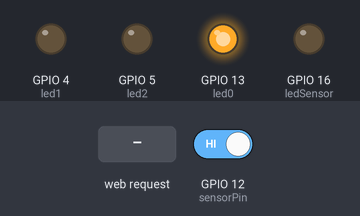
Bench run of a sketch on a simulated ESP8266 (NodeMCU). Shown: output pins drawn as LEDs (lit = HIGH). Inputs (shaded band) come from the test bench; at power-on: GPIO 12 (sensorPin) HIGH. WiFi joins after 1.5 s; servers stay silent unless stated; what the sketch prints to the serial monitor is not drawn.

Above: at 2.7 s.
2.8 s: GPIO 12 (sensorPin) driven LOW
At 3.7 s:
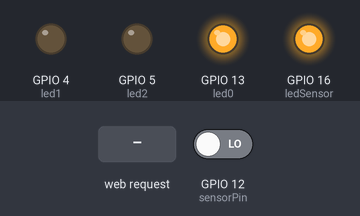
4.3 s: HTTP request GET /socket1On received
At 4.9 s:
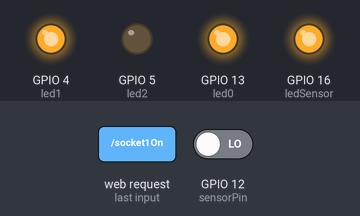
5.8 s: HTTP request GET /socket2On received
At 6.1 s:
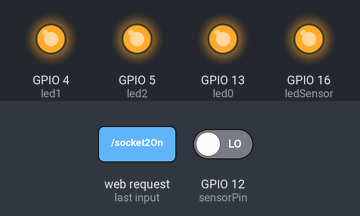
7.3 s: HTTP request GET /socket1Off received
At 8.5 s:
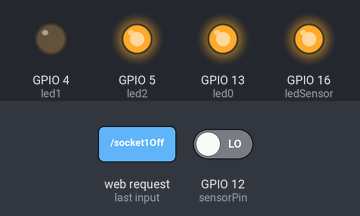
8.8 s: GPIO 12 (sensorPin) driven HIGH
At 9.7 s:
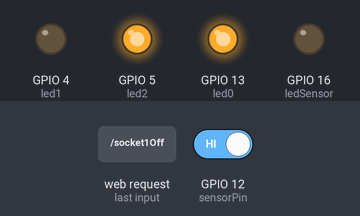
10.3 s: HTTP request GET /socket1On received
At 10.6 s:
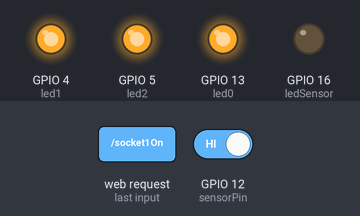
Timing chart, 0 to 12.8 s (numbered marks = the images above; inputs shaded):
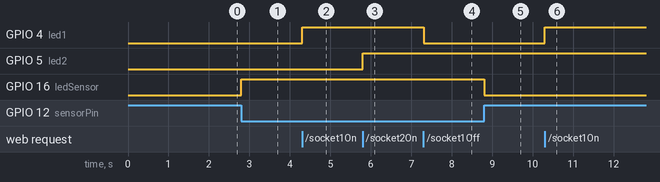

Measured:
- after the input at 2.8 s, GPIO 16 (ledSensor): LOW → HIGH at once
- after the input at 4.3 s, GPIO 4 (led1): LOW → HIGH at once
- after the input at 5.8 s, GPIO 5 (led2): LOW → HIGH at once
- after the input at 7.3 s, GPIO 4 (led1): HIGH → LOW at once
- after the input at 8.8 s, GPIO 16 (ledSensor): HIGH → LOW at once
- after the input at 10.3 s, GPIO 4 (led1): LOW → HIGH at once

The sketch:

Web_Server.ino
```cpp
/*********
 * Coding done by Andy Wong-MYBOTIC
 * Control the LED by using webserver and update the information to webserver
*********/

#include <ESP8266WiFi.h>
#include <WiFiClient.h>
#include <ESP8266WebServer.h>
#include <ESP8266mDNS.h>

MDNSResponder mdns;

// Replace with your network credentials
const char* ssid = "Plaza Net 2.4GHz";
const char* password = "leiaorgana";

ESP8266WebServer server(80);
String webSite="";
String signalLevel="";
int sensorPin=12;
int led0=13;
int led1= 4;
int led2 = 5;
int ledSensor=16;

String dbmToQuality(int dBm){
  int quality = 0;
  if(dBm <= -100)
        quality = 0;
  else if(dBm >= -50)
      quality = 100;
  else
      quality = 2 * (dBm + 100);

  return String(quality) + "%";
}

void setup(void){

  webSite +="<meta http-equiv='refresh' content='3'><title>Web Server</title>\n";
  webSite += "<style>body{ background-color: #cccccc; font-family: Arial, Helvetica, Sans-Serif; Color: #000088; }</style>\n";
  webSite +="<h2 dir=\"rtl\" style=\"text-align: left;\"></h2>\n";
  webSite+="<button onclick='myFunction()'>HOME</button>";
  webSite+="<script>function myFunction() {location.reload();}</script>";
  webSite +="<h1>ESP8266 Web Server</h1><p>LED #1 <a href=\"socket1On\"><button>ON</button></a>&nbsp;<a href=\"socket1Off\"><button>OFF</button></a></p>\n";
  webSite += "<p>LED #2 <a href=\"socket2On\"><button>ON</button></a>&nbsp;<a href=\"socket2Off\"><button>OFF</button></a></p>\n";

  // preparing GPIOs
  pinMode(led0, OUTPUT);
  digitalWrite(led0, LOW);
  pinMode(led1, OUTPUT);
  digitalWrite(led1, LOW);
  pinMode(led2, OUTPUT);
  digitalWrite(led2, LOW);
  pinMode(sensorPin,INPUT);
  pinMode(ledSensor,OUTPUT);

  Serial.begin(115200);
  WiFi.begin(ssid, password);
  Serial.println("");
  // Wait for connection
  while (WiFi.status() != WL_CONNECTED) {
    delay(500);
    Serial.print(".");
  }
  digitalWrite(led0,HIGH);
  Serial.println("");
  Serial.print("Connected to ");
  Serial.println(ssid);
  Serial.print("IP address: ");
  Serial.println(WiFi.localIP());

 if (mdns.begin("esp8266", WiFi.localIP())) {
   Serial.println("MDNS responder started");
  }
    server.on("/", [](){
    String webSiteCopy = webSite;
    signalLevel="";
    signalLevel += "<p><h2>Signal strength: " + dbmToQuality(WiFi.RSSI()) + "</h2></p>\n";
    webSiteCopy+=signalLevel;
    server.send(200, "text/html", webSiteCopy);
    });
  server.on("/socket1On", [](){
    server.send(200, "text/html", "<h1>PUTOOOOOOO</h1>");
    digitalWrite(led1, HIGH);
  });
  server.on("/socket1Off", [](){
    server.send(200, "text/html", webSite);
    digitalWrite(led1, LOW);
  });
  server.on("/socket2On", [](){
    server.send(200, "text/html", webSite);
    digitalWrite(led2, HIGH);
  });
  server.on("/socket2Off", [](){
    server.send(200, "text/html", webSite);
    digitalWrite(led2, LOW);
  });

  server.begin();
  Serial.println("HTTP server started");
}

void loop(void){
  server.handleClient();
  String sentences="<p>Flame is detected!!!</p>";
  if(WiFi.status() != WL_CONNECTED)
  {
    digitalWrite(led0, LOW);
    Serial.println("");
    Serial.print("Wifi is disconnected!");
    Serial.println("");
    Serial.print("Reconnecting");
    Serial.println("");
    //WiFi.begin(ssid,password);

    while (WiFi.status() != WL_CONNECTED) {
    delay(500);
    Serial.print(".");
    }
    digitalWrite(led0,HIGH);
  }
  if(digitalRead(sensorPin) ==LOW)
  {
   Serial.print("Flame is detected");
   Serial.println("");
   webSite+=sentences;
   digitalWrite(ledSensor,HIGH);
   delay(300);

  }
  else                            //if no detect
  {
   digitalWrite(ledSensor,LOW);
  }

}
```
